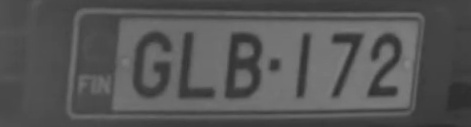
#> input picture Test/0-plateOnly-glb-172.jpg, 471 x 127 px
$ python descew.py 0-plateOnly-glb-172.jpg
#> lines starting #> are read from the running program, lines starting #| are printed output that depends on the picture
import cv2
import numpy as np
from matplotlib import pyplot as plt
import sys

img = cv2.imread(sys.argv[1], cv2.IMREAD_GRAYSCALE)
#> img is the input picture: shape (127, 471); min 44, max 135, mean 86

def compute_skew(image):
    image = cv2.bitwise_not(image)
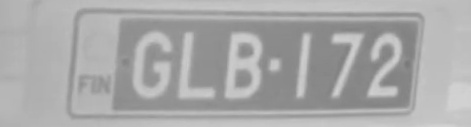
#> image: shape (127, 471); min 120, max 211, mean 169
    height, width = image.shape
#> height = 127; width = 471

    edges = cv2.Canny(image, 150, 200, 3, 5)
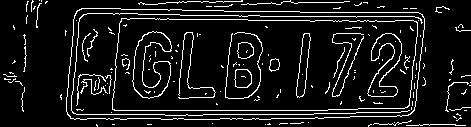
#> edges: shape (127, 471); 9.3% white in thin lines or dots
    lines = cv2.HoughLinesP(edges, 1, np.pi/180, 100, minLineLength=width / 2.0, maxLineGap=20)
#> lines = None
    angle = 0.0
#> (the run stopped early here; a loop or call above may not have finished)

$ run again, on Test/0-plateOnly-vkz-825.jpg
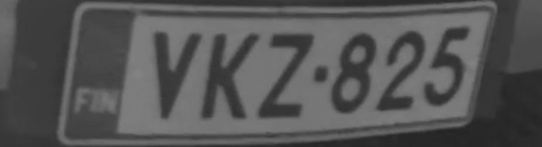
#> input picture Test/0-plateOnly-vkz-825.jpg, 542 x 147 px
#> img is the input picture: shape (147, 542); min 35, max 131, mean 85.1
#> in compute_skew, `image = cv2.bitwise_not(image)`:
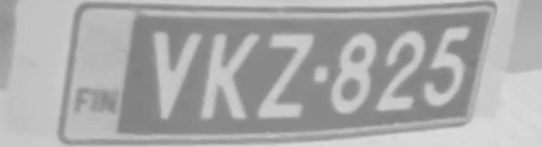
#> image: shape (147, 542); min 124, max 220, mean 169.9
#> in compute_skew, `edges = cv2.Canny(image, 150, 200, 3, 5)`:
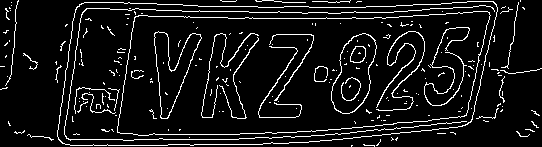
#> edges: shape (147, 542); 8.5% white in thin lines or dots
#> lines = None

$ run again, on Test/0-plateOnly-voy-143.jpg
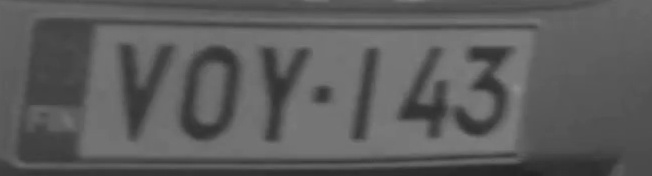
#> input picture Test/0-plateOnly-voy-143.jpg, 652 x 176 px
#> img is the input picture: shape (176, 652); min 33, max 140, mean 92.3
#> in compute_skew, `image = cv2.bitwise_not(image)`:
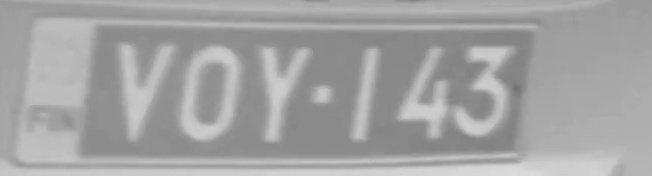
#> image: shape (176, 652); min 115, max 222, mean 162.7
#> in compute_skew, `edges = cv2.Canny(image, 150, 200, 3, 5)`:
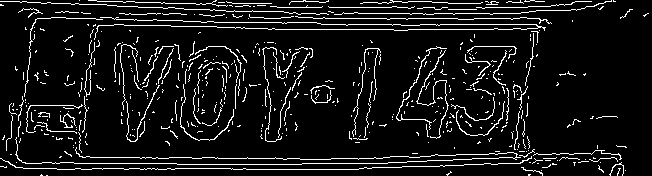
#> edges: shape (176, 652); 8.5% white in thin lines or dots
#> lines = None

$ run again, on Test/0-plateOnly-xjz-782.jpg
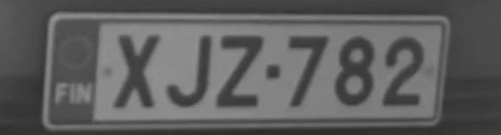
#> input picture Test/0-plateOnly-xjz-782.jpg, 501 x 135 px
#> img is the input picture: shape (135, 501); min 43, max 149, mean 94.2
#> in compute_skew, `image = cv2.bitwise_not(image)`:
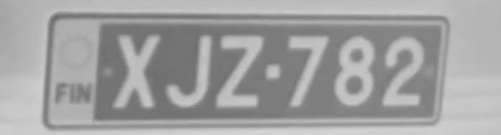
#> image: shape (135, 501); min 106, max 212, mean 160.8
#> in compute_skew, `edges = cv2.Canny(image, 150, 200, 3, 5)`:
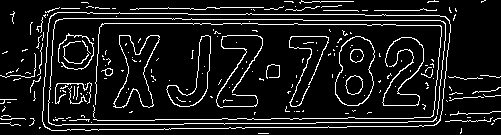
#> edges: shape (135, 501); 10.1% white in thin lines or dots
#> lines = None
